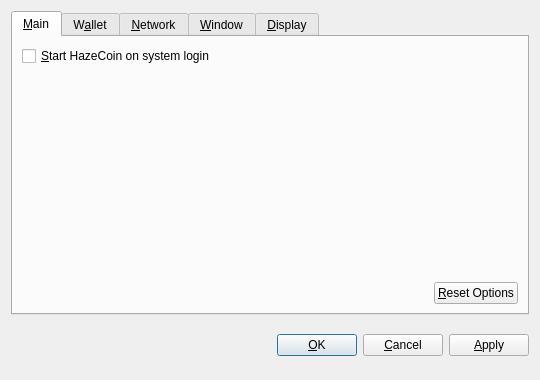
<?xml version="1.0" encoding="UTF-8"?>
<ui version="4.0">
 <class>OptionsDialog</class>
 <widget class="QDialog" name="OptionsDialog">
  <property name="geometry">
   <rect>
    <x>0</x>
    <y>0</y>
    <width>540</width>
    <height>380</height>
   </rect>
  </property>
  <property name="windowTitle">
   <string>Options</string>
  </property>
  <property name="modal">
   <bool>true</bool>
  </property>
  <layout class="QVBoxLayout" name="verticalLayout">
   <item>
    <widget class="QTabWidget" name="tabWidget">
     <property name="tabPosition">
      <enum>QTabWidget::North</enum>
     </property>
     <property name="currentIndex">
      <number>0</number>
     </property>
     <widget class="QWidget" name="tabMain">
      <attribute name="title">
       <string>&amp;Main</string>
      </attribute>
      <layout class="QVBoxLayout" name="verticalLayout_Main">
       <item>
        <widget class="QCheckBox" name="bitcoinAtStartup">
         <property name="toolTip">
          <string>Automatically start HazeCoin after logging in to the system.</string>
         </property>
         <property name="text">
          <string>&amp;Start HazeCoin on system login</string>
         </property>
        </widget>
       </item>
       <item>
        <spacer name="verticalSpacer_Main">
         <property name="orientation">
          <enum>Qt::Vertical</enum>
         </property>
         <property name="sizeHint" stdset="0">
          <size>
           <width>20</width>
           <height>40</height>
          </size>
         </property>
        </spacer>
       </item>
       <item>
        <layout class="QHBoxLayout" name="horizontalLayout_2_Main">
         <item>
          <spacer name="horizontalSpacer_2_Main">
           <property name="orientation">
            <enum>Qt::Horizontal</enum>
           </property>
           <property name="sizeHint" stdset="0">
            <size>
             <width>40</width>
             <height>20</height>
            </size>
           </property>
          </spacer>
         </item>
         <item>
          <widget class="QPushButton" name="resetButton">
           <property name="toolTip">
            <string>Reset all client options to default.</string>
           </property>
           <property name="text">
            <string>&amp;Reset Options</string>
           </property>
           <property name="autoDefault">
            <bool>false</bool>
           </property>
          </widget>
         </item>
        </layout>
       </item>
      </layout>
     </widget>
     <widget class="QWidget" name="tabWallet">
      <attribute name="title">
       <string>W&amp;allet</string>
      </attribute>
      <layout class="QVBoxLayout" name="verticalLayout_Network">
       <item>
        <widget class="QLabel" name="transactionFeeInfoLabel">
         <property name="text">
          <string>Optional transaction fee per kB that helps make sure your transactions are processed quickly. Most transactions are 1 kB.</string>
         </property>
         <property name="textFormat">
          <enum>Qt::PlainText</enum>
         </property>
         <property name="wordWrap">
          <bool>true</bool>
         </property>
        </widget>
       </item>
       <item>
        <layout class="QHBoxLayout" name="horizontalLayout_1_Main">
         <item>
          <widget class="QLabel" name="transactionFeeLabel">
           <property name="text">
            <string>Pay transaction &amp;fee</string>
           </property>
           <property name="textFormat">
            <enum>Qt::PlainText</enum>
           </property>
           <property name="buddy">
            <cstring>transactionFee</cstring>
           </property>
          </widget>
         </item>
         <item>
          <widget class="BitcoinAmountField" name="transactionFee"/>
         </item>
         <item>
          <spacer name="horizontalSpacer_1_Main">
           <property name="orientation">
            <enum>Qt::Horizontal</enum>
           </property>
           <property name="sizeHint" stdset="0">
            <size>
             <width>40</width>
             <height>20</height>
            </size>
           </property>
          </spacer>
         </item>
        </layout>
       </item>
       <item>
        <widget class="QLabel" name="label">
         <property name="text">
          <string>If you disable the spending of unconfirmed change, the change from a transaction cannot be used until that transaction has at least one confirmation. This also affects how your balance is computed.</string>
         </property>
         <property name="wordWrap">
          <bool>true</bool>
         </property>
        </widget>
       </item>
       <item>
        <widget class="QCheckBox" name="spendZeroConfChange">
         <property name="text">
          <string>Spend unconfirmed change  (experts only)</string>
         </property>
        </widget>
       </item>
       <item>
        <spacer name="verticalSpacer">
         <property name="orientation">
          <enum>Qt::Vertical</enum>
         </property>
         <property name="sizeHint" stdset="0">
          <size>
           <width>20</width>
           <height>40</height>
          </size>
         </property>
        </spacer>
       </item>
      </layout>
     </widget>
     <widget class="QWidget" name="tabNetwork">
      <attribute name="title">
       <string>&amp;Network</string>
      </attribute>
      <layout class="QVBoxLayout" name="verticalLayout_Network">
       <item>
        <widget class="QCheckBox" name="mapPortUpnp">
         <property name="toolTip">
          <string>Automatically open the HazeCoin client port on the router. This only works when your router supports UPnP and it is enabled.</string>
         </property>
         <property name="text">
          <string>Map port using &amp;UPnP</string>
         </property>
        </widget>
       </item>
       <item>
        <widget class="QCheckBox" name="connectSocks">
         <property name="toolTip">
          <string>Connect to the HazeCoin network through a SOCKS proxy (e.g. when connecting through Tor).</string>
         </property>
         <property name="text">
          <string>&amp;Connect through SOCKS proxy:</string>
         </property>
        </widget>
       </item>
       <item>
        <layout class="QHBoxLayout" name="horizontalLayout_Network">
         <item>
          <widget class="QLabel" name="proxyIpLabel">
           <property name="text">
            <string>Proxy &amp;IP:</string>
           </property>
           <property name="textFormat">
            <enum>Qt::PlainText</enum>
           </property>
           <property name="buddy">
            <cstring>proxyIp</cstring>
           </property>
          </widget>
         </item>
         <item>
          <widget class="QValidatedLineEdit" name="proxyIp">
           <property name="maximumSize">
            <size>
             <width>140</width>
             <height>16777215</height>
            </size>
           </property>
           <property name="toolTip">
            <string>IP address of the proxy (e.g. 127.0.0.1)</string>
           </property>
          </widget>
         </item>
         <item>
          <widget class="QLabel" name="proxyPortLabel">
           <property name="text">
            <string>&amp;Port:</string>
           </property>
           <property name="textFormat">
            <enum>Qt::PlainText</enum>
           </property>
           <property name="buddy">
            <cstring>proxyPort</cstring>
           </property>
          </widget>
         </item>
         <item>
          <widget class="QLineEdit" name="proxyPort">
           <property name="maximumSize">
            <size>
             <width>55</width>
             <height>16777215</height>
            </size>
           </property>
           <property name="toolTip">
            <string>Port of the proxy (e.g. 9050)</string>
           </property>
          </widget>
         </item>
         <item>
          <widget class="QLabel" name="socksVersionLabel">
           <property name="text">
            <string>SOCKS &amp;Version:</string>
           </property>
           <property name="textFormat">
            <enum>Qt::PlainText</enum>
           </property>
           <property name="buddy">
            <cstring>socksVersion</cstring>
           </property>
          </widget>
         </item>
         <item>
          <widget class="QValueComboBox" name="socksVersion">
           <property name="toolTip">
            <string>SOCKS version of the proxy (e.g. 5)</string>
           </property>
          </widget>
         </item>
         <item>
          <spacer name="horizontalSpacer_Network">
           <property name="orientation">
            <enum>Qt::Horizontal</enum>
           </property>
           <property name="sizeHint" stdset="0">
            <size>
             <width>40</width>
             <height>20</height>
            </size>
           </property>
          </spacer>
         </item>
        </layout>
       </item>
       <item>
        <spacer name="verticalSpacer_Network">
         <property name="orientation">
          <enum>Qt::Vertical</enum>
         </property>
         <property name="sizeHint" stdset="0">
          <size>
           <width>20</width>
           <height>40</height>
          </size>
         </property>
        </spacer>
       </item>
      </layout>
     </widget>
     <widget class="QWidget" name="tabWindow">
      <attribute name="title">
       <string>&amp;Window</string>
      </attribute>
      <layout class="QVBoxLayout" name="verticalLayout_Window">
       <item>
        <widget class="QCheckBox" name="minimizeToTray">
         <property name="toolTip">
          <string>Show only a tray icon after minimizing the window.</string>
         </property>
         <property name="text">
          <string>&amp;Minimize to the tray instead of the taskbar</string>
         </property>
        </widget>
       </item>
       <item>
        <widget class="QCheckBox" name="minimizeOnClose">
         <property name="toolTip">
          <string>Minimize instead of exit the application when the window is closed. When this option is enabled, the application will be closed only after selecting Quit in the menu.</string>
         </property>
         <property name="text">
          <string>M&amp;inimize on close</string>
         </property>
        </widget>
       </item>
       <item>
        <spacer name="verticalSpacer_Window">
         <property name="orientation">
          <enum>Qt::Vertical</enum>
         </property>
         <property name="sizeHint" stdset="0">
          <size>
           <width>20</width>
           <height>40</height>
          </size>
         </property>
        </spacer>
       </item>
      </layout>
     </widget>
     <widget class="QWidget" name="tabDisplay">
      <attribute name="title">
       <string>&amp;Display</string>
      </attribute>
      <layout class="QVBoxLayout" name="verticalLayout_Display">
       <item>
        <layout class="QHBoxLayout" name="horizontalLayout_1_Display">
         <item>
          <widget class="QLabel" name="langLabel">
           <property name="text">
            <string>User Interface &amp;language:</string>
           </property>
           <property name="textFormat">
            <enum>Qt::PlainText</enum>
           </property>
           <property name="buddy">
            <cstring>lang</cstring>
           </property>
          </widget>
         </item>
         <item>
          <widget class="QValueComboBox" name="lang">
           <property name="toolTip">
            <string>The user interface language can be set here. This setting will take effect after restarting HazeCoin.</string>
           </property>
          </widget>
         </item>
        </layout>
       </item>
       <item>
        <layout class="QHBoxLayout" name="horizontalLayout_2_Display">
         <item>
          <widget class="QLabel" name="unitLabel">
           <property name="text">
            <string>&amp;Unit to show amounts in:</string>
           </property>
           <property name="textFormat">
            <enum>Qt::PlainText</enum>
           </property>
           <property name="buddy">
            <cstring>unit</cstring>
           </property>
          </widget>
         </item>
         <item>
          <widget class="QValueComboBox" name="unit">
           <property name="toolTip">
            <string>Choose the default subdivision unit to show in the interface and when sending coins.</string>
           </property>
          </widget>
         </item>
        </layout>
       </item>
       <item>
        <widget class="QCheckBox" name="displayAddresses">
         <property name="toolTip">
          <string>Whether to show HazeCoin addresses in the transaction list or not.</string>
         </property>
         <property name="text">
          <string>&amp;Display addresses in transaction list</string>
         </property>
        </widget>
       </item>
       <item>
        <widget class="QCheckBox" name="coinControlFeatures">
         <property name="toolTip">
          <string>Whether to show coin control features or not.</string>
         </property>
         <property name="text">
          <string>Display coin &amp;control features (experts only!)</string>
         </property>
        </widget>
       </item>
       <item>
        <spacer name="verticalSpacer_Display">
         <property name="orientation">
          <enum>Qt::Vertical</enum>
         </property>
         <property name="sizeHint" stdset="0">
          <size>
           <width>20</width>
           <height>40</height>
          </size>
         </property>
        </spacer>
       </item>
      </layout>
     </widget>
    </widget>
   </item>
   <item>
    <layout class="QHBoxLayout" name="horizontalLayout_Buttons">
     <item>
      <spacer name="horizontalSpacer_1">
       <property name="orientation">
        <enum>Qt::Horizontal</enum>
       </property>
       <property name="sizeHint" stdset="0">
        <size>
         <width>40</width>
         <height>48</height>
        </size>
       </property>
      </spacer>
     </item>
     <item>
      <widget class="QLabel" name="statusLabel">
       <property name="font">
        <font>
         <weight>75</weight>
         <bold>true</bold>
        </font>
       </property>
       <property name="text">
        <string/>
       </property>
       <property name="textFormat">
        <enum>Qt::PlainText</enum>
       </property>
       <property name="wordWrap">
        <bool>true</bool>
       </property>
      </widget>
     </item>
     <item>
      <spacer name="horizontalSpacer_2">
       <property name="orientation">
        <enum>Qt::Horizontal</enum>
       </property>
       <property name="sizeHint" stdset="0">
        <size>
         <width>40</width>
         <height>48</height>
        </size>
       </property>
      </spacer>
     </item>
     <item>
      <widget class="QPushButton" name="okButton">
       <property name="text">
        <string>&amp;OK</string>
       </property>
      </widget>
     </item>
     <item>
      <widget class="QPushButton" name="cancelButton">
       <property name="text">
        <string>&amp;Cancel</string>
       </property>
       <property name="autoDefault">
        <bool>false</bool>
       </property>
      </widget>
     </item>
     <item>
      <widget class="QPushButton" name="applyButton">
       <property name="text">
        <string>&amp;Apply</string>
       </property>
       <property name="autoDefault">
        <bool>false</bool>
       </property>
      </widget>
     </item>
    </layout>
   </item>
  </layout>
 </widget>
 <customwidgets>
  <customwidget>
   <class>BitcoinAmountField</class>
   <extends>QSpinBox</extends>
   <header>bitcoinamountfield.h</header>
  </customwidget>
  <customwidget>
   <class>QValueComboBox</class>
   <extends>QComboBox</extends>
   <header>qvaluecombobox.h</header>
  </customwidget>
  <customwidget>
   <class>QValidatedLineEdit</class>
   <extends>QLineEdit</extends>
   <header>qvalidatedlineedit.h</header>
  </customwidget>
 </customwidgets>
 <resources/>
 <connections/>
</ui>
